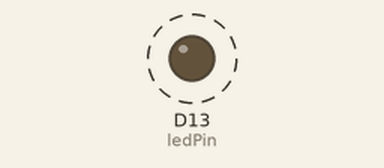
Bench run of a sketch on a simulated STM32 Nucleo. Shown: output pins drawn as LEDs (lit = HIGH). Dashed ring = blinking. What the sketch prints to the serial monitor is not drawn.

Above: at 0.5 s.
Timing chart, 0 to 4.6 s (numbered marks = the images above):
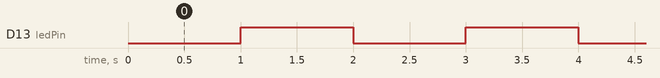

Measured:
- by itself, D13 (ledPin): alternates HIGH for 1.0 s and LOW for 1.0 s

The sketch:

TU_arduino_Serial_timer.ino
```cpp
/*
**********************************
* @author SSSLAB
* @Mod    2022-8-24 by YKKIM
* @bref   Embedded Controller (Arduino): Serial communication
**********************************
*/
#include "STM32TimerInterrupt.h"
#include "STM32_ISR_Timer.h"

#define HW_TIMER_INTERVAL_MS  100
#define TIMER1_INTERVAL       1000L
#define TIMER2_INTERVAL       3000L

STM32Timer ITimer(TIM1);    // Init STM32 timer TIM1

STM32_ISR_Timer ISR_Timer1;  // Init STM32_ISR_Timer
STM32_ISR_Timer ISR_Timer2;  // Init STM32_ISR_Timer

const int ledPin = 13;
int bPrint = 0;

void setup() {
  // Initialize Serial port
  Serial.begin(9600);
  Serial.print("Hello Nucleo\r\n");

  // Initialize the LED pin as an output
  pinMode(ledPin, OUTPUT);

  // Interval in microsecs
  ITimer.attachInterruptInterval(HW_TIMER_INTERVAL_MS * 1000, TimerHandler);

  ISR_Timer1.setInterval(TIMER1_INTERVAL, ledInterrupt);    // Timer interrupt every 1sec
  ISR_Timer2.setInterval(TIMER2_INTERVAL, printInterrupt);  // Timer interrupt every 3sec
}

void loop() {

  // print every 3sec.
  if (bPrint){
    Serial.print("LED = ");
    Serial.println(digitalRead(ledPin));
    bPrint = 0;
  }
}

// Timer handler controls ISR Timers(timer interrupt).
void TimerHandler(){
  ISR_Timer1.run();
  ISR_Timer2.run();
}

// Whenever ISR Timer interrupts, these functions are excuted.
void ledInterrupt(){
  digitalWrite(ledPin, !digitalRead(ledPin));
}

void printInterrupt(){
  bPrint = 1;
}
```
